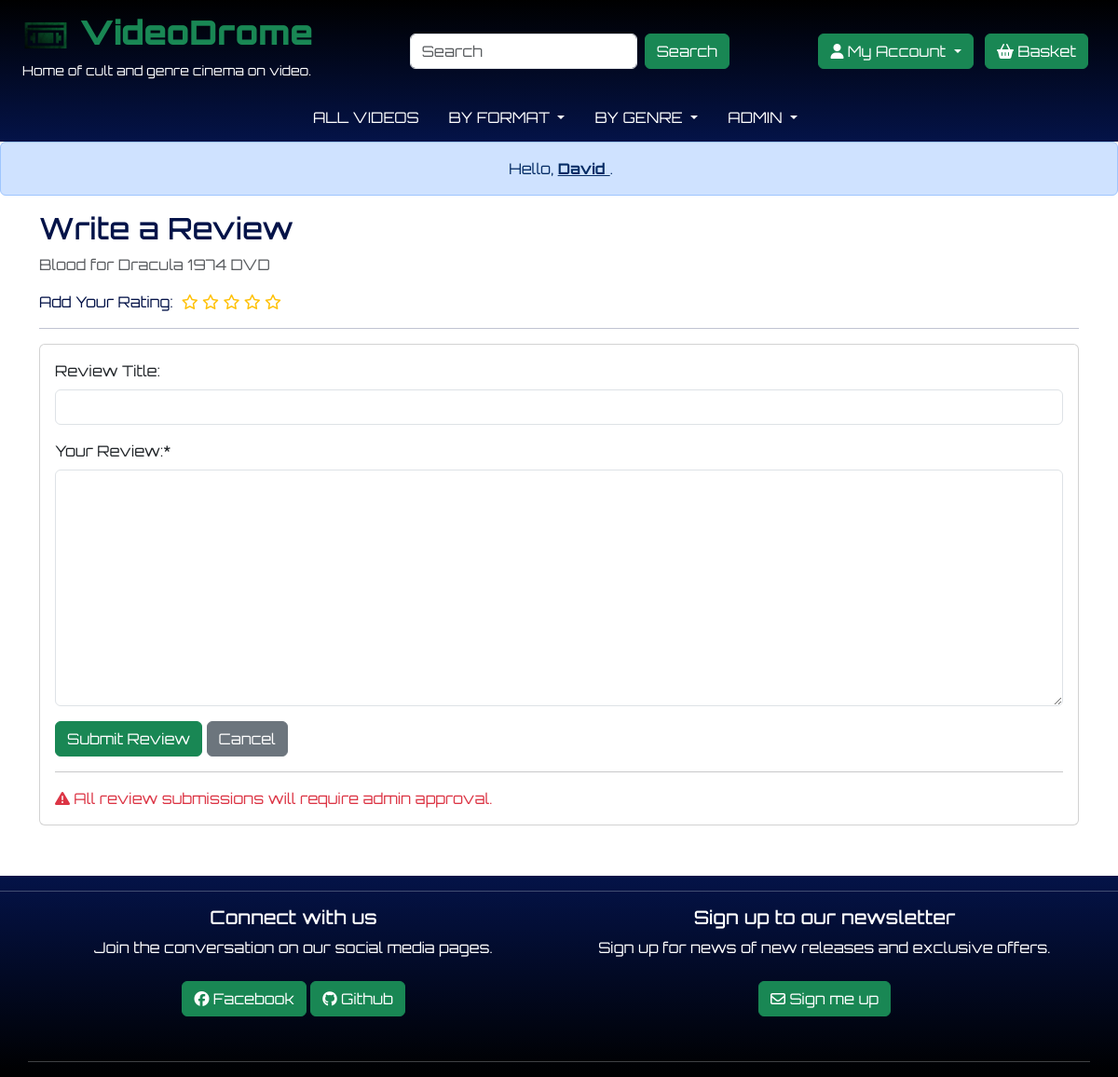
The page /videos/review/blood-for-dracula-dvd (signed in) on the database its author committed.
### videos/models.py (models this page shows, shortened)
class Video(models.Model):
    CERTIFICATE_CHOICES=[
        ("Not Rated", "Not Rated"),
        ("U", "U"),
        ("PG", "PG"),
        ("12", "12"),
        ("15", "15"),
        ("18", "18"),
    ]
    FORMAT_CHOICES=[
        ("DVD", "DVD"),
        ("Blu-Ray", "Blu-Ray"),
        ("UHD", "UHD"),
        ("Dual Format: Blu-Ray and DVD", "Dual Format: Blu-Ray and DVD"),
        ("Dual Format: UHD and Blu-Ray", "Dual Format: UHD and Blu-Ray"),
    ]
    CONDITION_CHOICES=[
        ("Used", "Used"),
        ("New", "New"),
    ]
    title = models.CharField(max_length=250, unique=True)
    slug = models.SlugField(max_length=250, editable=True)
    director = models.CharField(max_length=250, null=True)
    format = models.CharField(choices=FORMAT_CHOICES, max_length=250, default="DVD", null=False)
    discs = models.IntegerField(default=1, null=False)
    condition = models.CharField(choices=CONDITION_CHOICES, max_length=250, default="Used", null=True)
    price = models.DecimalField(default=0.0, null=False, max_digits=4, decimal_places=2)
    stock = models.IntegerField(default=0, null=False)
    cover = CloudinaryField('video_cover', default='placeholder', null=True, blank=True)
    overview = models.TextField(blank=True)
    overview_source = models.URLField(blank=True, null=True)
    trailer = models.URLField(blank=True, null=True)
    release_year = models.DecimalField(max_digits=4, decimal_places=0, blank=True)
    certificate = models.CharField(choices=CERTIFICATE_CHOICES, max_length=250, default="Not Rated", null=False)
    aspect_ratio = models.CharField(max_length=250, blank=True)
    feature_length = models.CharField(max_length=250, blank=True)
    added = models.DateTimeField(auto_now_add=True)
    on_sale = models.BooleanField(default=False)
    sku = models.CharField(max_length=254, null=True, blank=True)
    languages = models.ManyToManyField(Language, blank=True, related_name='video')
    subtitles = models.ManyToManyField(Subtitle, blank=True, related_name='video')
    region = models.ManyToManyField(Region, blank=True, related_name='video')
    genre = models.ManyToManyField(Genre, blank=True)
    wishlist = models.ManyToManyField(
        User,
        related_name='wishlist',
        blank=True
    )
    rating = models.IntegerField(blank=True, null=True)

### videos/views.py (the view, shortened to what this page needs)
# urls.py: path('review/<slug:slug>', views.create_review, name='create_review'),
def create_review(request, slug):
    review_form = ReviewForm()
    user = get_object_or_404(User, id=request.user.id)
    video = get_object_or_404(Video, slug=slug)
    user_rating = None
    if UserRating.objects.filter(user=request.user, video=video).exists():
            user_rating = get_object_or_404(UserRating.objects.filter(user=request.user, video=video))
    else:
        user_rating = None
    context = {
        "video": video,
        "review_form": review_form,
        "user_rating": user_rating,
    }
    return render(request, "videos/create_review.html", context)

### videos/forms.py
class ReviewForm(forms.ModelForm):
    class Meta:
        model = UserReview
        fields = ('title', 'content',)
        labels = {
            "title": "Review Title:",
            "content": "Your Review:",
        }

### basket/contexts.py (called while the page is built, shortened)
def in_basket(request):
    basket_items = []
    total_basket_cost = 0
    all_item_count = 0
    basket = request.session.get('basket', {})
    context = {
        'basket_items': basket_items,
        'total_basket_cost': total_basket_cost,
        'all_item_count': all_item_count,
    } # Add basket list, total cost of the basket and count of all items in basket to context.
    return context # Make context available to entire app though conxent processor in settings

### videos/contexts.py (called while the page is built)
def genre_list(request):
    genre_list = Genre.objects.all()
    context = {
        'genre_list': genre_list,
    }
    return context

### videos/templates/videos/create_review.html (shortened to what this page needs)
{% extends 'base.html' %} {% block content %}
{% load static %}
{% load crispy_forms_tags %}
<div class="container">
    <div class="row">
        <div class="col">
            <h2>Write a Review</h2>
            <p class="text-muted">{{ video.title }}&nbsp;{{ video.release_year }}&nbsp;{{ video.format}}</p>
            {% include 'includes/stars.html' %}
            <hr>
            <div class="card">
                <div class="card-body">
                    {% if user.is_authenticated %}
                    <form id="review_form" method="post" enctype="multipart/form-data">
                        {{ review_form | crispy }}
                        <button type="submit" class="btn btn-success">
                            Submit Review
                        </button>
                        <a href="{% url 'video_detail' video.slug %}" class="btn btn-secondary">Cancel</a>
                    </form>
                    <hr>
                    <div class="text-danger">
                        <i class="fa-solid fa-triangle-exclamation"></i>
                        All review submissions will require admin approval.
                    </div>
                    {% else %}
                    <div class="alert" role="alert">
                        <i class="fa-solid fa-triangle-exclamation"></i>
                        Please log in to write a review!
                    </div>
                    {% endif %}
                </div>
            </div>
        </div>
    </div>
</div>
{% endblock %}

### templates/base.html (shortened to what this page needs)
{% load static %}
<!doctype html>
<html lang="en">
  <head>
    {% block external_css %}
    <link href="https://cdn.jsdelivr.net/npm/bootstrap@5.3.3/dist/css/bootstrap.min.css" rel="stylesheet">
    <link href="//cdn-images.mailchimp.com/embedcode/classic-061523.css" rel="stylesheet" type="text/css">
    {% endblock %}
    {% block static_css %}
    <link rel="stylesheet" href="{% static 'css/style.css' %}">
    {% endblock %}
  </head>
  <body class="d-flex flex-column"
  {% if is_index %} style="background-image: url('static/images/videodrome_bg.webp');" {% endif %}>
    {% include 'includes/nav-desktop.html' %}
    <div class="content-block">
      <div class="d-none d-xl-block alert alert-primary text-center " role="alert">
        {% if user.is_authenticated %}
        &nbsp;Hello, <a href="{% url 'customer_info' %}" class="alert-link">
          {% if user.first_name %}
          {{ user.first_name }}
          {% else %}
          {{ user }}
          {% endif %}
        </a>.
        {% else %}
        &nbsp;Hello, log in or register to access more of our features.
        {% endif %}
      </div>
      <div class="mt-2">
        {% block content %}
        {% endblock content %}
      </div>
    </div>
    {% include 'includes/footer.html' %}
  </body>
</html>

### static/css/style.css (style rules this page uses)
body { min-height: 100vh; background-color: #ffffff; color: #041348; font-family: "Orbitron", sans-serif; font-optical-sizing: auto; font-weight: 400; font-style: normal; font-size: 1rem; background-repeat: no-repeat; background-attachment: fixed; background-position: right -300px top 0; background-size: cover; }
.content-block { margin-top: 54px; min-height: 75vh; margin-bottom: 54px; }
@media (min-width: 768px) { body { background-position: right 0px; } }
@media (min-width: 1200px) { .content-block { margin-top: 152px; } }

### rows shown on the page
Video: title "Blood for Dracula", release_year "1974", format "DVD"

### other values the page prints
{{ user.first_name }} "David"
